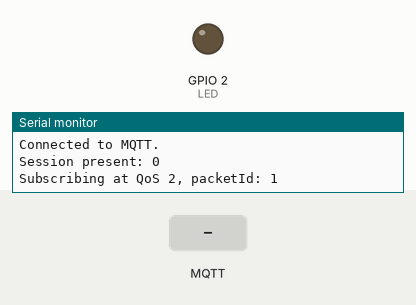
Bench run of a program on a simulated ESP32. Shown: output pins drawn as LEDs (lit = HIGH), the last lines printed to the serial monitor. Inputs (shaded band) come from the test bench. WiFi joins after 1.5 s; servers stay silent unless stated; no MQTT or app messages arrive unless stated.

Above: at 2.4 s.
2.5 s: MQTT message "1" arrives on the first subscribed topic
At 3.7 s:
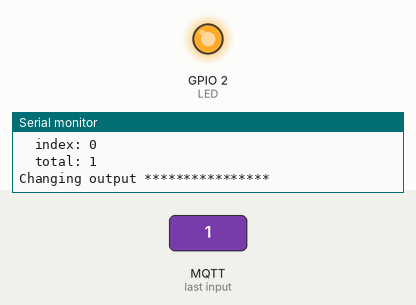
4.0 s: MQTT message "0" arrives on the first subscribed topic
At 4.9 s:
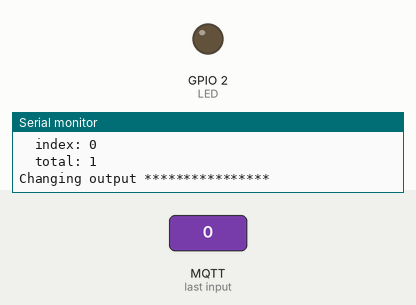
5.5 s: MQTT message "2" arrives on the first subscribed topic
At 6.0 s:
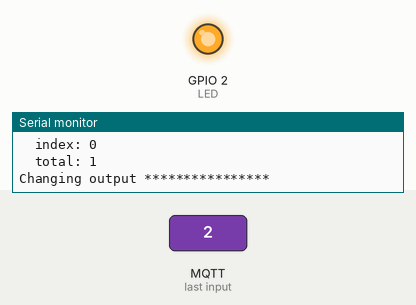
Timing chart, 0 to 8.5 s (numbered marks = the images above; inputs shaded):
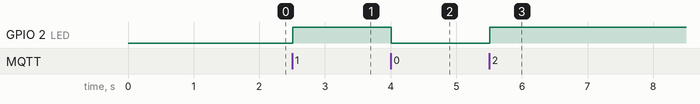

Measured:
- after the input at 2.5 s, GPIO 2 (LED): LOW → HIGH at once
- after the input at 4.0 s, GPIO 2 (LED): HIGH → LOW at once
- after the input at 5.5 s, GPIO 2 (LED): LOW → HIGH at once

The program:

main.cpp
```cpp
// (licence header left out)
#include <WiFi.h>
extern "C" {
  #include "freertos/FreeRTOS.h"
  #include "freertos/timers.h"
}
#include <AsyncMqttClient.h>


#define WIFI_SSID "TALKTALK77D706"
#define WIFI_PASSWORD "DWTJF8G9"

#define LED 2

// Raspberry Pi Mosquitto MQTT Broker
#define MQTT_HOST IPAddress(192, 168, 1, 11)
// For a cloud MQTT broker, type the domain name
//#define MQTT_HOST "example.com"
#define MQTT_PORT 1883

// Temperature MQTT Topics
#define MQTT_PUB_TEMP "esp/bme680/temperature"
#define MQTT_PUB_HUM  "esp/bme680/humidity"
#define MQTT_PUB_PRES "esp/bme680/pressure"
#define MQTT_PUB_GAS  "esp/bme680/gas"
#define MQTT_SUS_BT1  "esp/bme680/button1"

/*#define BME_SCK 14
#define BME_MISO 12
#define BME_MOSI 13
#define BME_CS 15*/


//Adafruit_BME680 bme(BME_CS); // hardware SPI
//Adafruit_BME680 bme(BME_CS, BME_MOSI, BME_MISO, BME_SCK);

// Variables to hold sensor readings
float temperature;
float humidity;
float pressure;
float gasResistance;

AsyncMqttClient mqttClient;
TimerHandle_t mqttReconnectTimer;
TimerHandle_t wifiReconnectTimer;

unsigned long previousMillis = 0;   // Stores last time temperature was published
const long interval = 10000;        // Interval at which to publish sensor readings

void getBME680Readings(){
  // Tell BME680 to begin measurement.
  temperature = 50;
  pressure = 100;
  humidity = 200;
  gasResistance = 300;
}

void connectToWifi() {
  Serial.println("Connecting to Wi-Fi...");
  WiFi.begin(WIFI_SSID, WIFI_PASSWORD);
}

void connectToMqtt() {
  Serial.println("Connecting to MQTT...");
  mqttClient.connect();
}

void WiFiEvent(WiFiEvent_t event) {
  Serial.printf("[WiFi-event] event: %d\n", event);
  switch(event) {
    case SYSTEM_EVENT_STA_GOT_IP:
      Serial.println("WiFi connected");
      Serial.println("IP address: ");
      Serial.println(WiFi.localIP());
      connectToMqtt();
      break;
    case SYSTEM_EVENT_STA_DISCONNECTED:
      Serial.println("WiFi lost connection");
      xTimerStop(mqttReconnectTimer, 0); // ensure we don't reconnect to MQTT while reconnecting to Wi-Fi
      xTimerStart(wifiReconnectTimer, 0);
      break;
  }
}

void onMqttConnect(bool sessionPresent) {
  Serial.println("Connected to MQTT.");
  Serial.print("Session present: ");
  Serial.println(sessionPresent);

  uint16_t packetIdSub = mqttClient.subscribe(MQTT_SUS_BT1, 2);
  Serial.print("Subscribing at QoS 2, packetId: ");
  Serial.println(packetIdSub);

}

void onMqttDisconnect(AsyncMqttClientDisconnectReason reason) {
  Serial.println("Disconnected from MQTT.");
  if (WiFi.isConnected()) {
    xTimerStart(mqttReconnectTimer, 0);
  }
}

void onMqttSubscribe(uint16_t packetId, uint8_t qos) {
  Serial.println("Subscribe acknowledged.");
  Serial.print("  packetId: ");
  Serial.println(packetId);
  Serial.print("  qos: ");
  Serial.println(qos);
}
void onMqttUnsubscribe(uint16_t packetId) {
  Serial.println("Unsubscribe acknowledged.");
  Serial.print("  packetId: ");
  Serial.println(packetId);
}

void onMqttPublish(uint16_t packetId) {
  Serial.print("Publish acknowledged.");
  Serial.print("  packetId: ");
  Serial.println(packetId);
}

void onMqttMessage(char* topic, char* payload, AsyncMqttClientMessageProperties properties, size_t len, size_t index, size_t total) {
  Serial.println("Publish received.");
  Serial.print("  topic: ");
  Serial.println(topic);
  Serial.print("  qos: ");
  Serial.println(properties.qos);
  Serial.print("  dup: ");
  Serial.println(properties.dup);
  Serial.print("  retain: ");
  Serial.println(properties.retain);
  Serial.print("  len: ");
  Serial.println(len);
  Serial.print("  index: ");
  Serial.println(index);
  Serial.print("  total: ");
  Serial.println(total);

  if (String(topic) == MQTT_SUS_BT1) {
    Serial.println("Changing output **************** ");
    if (digitalRead(LED)==HIGH){
      digitalWrite(LED,LOW);
    }else
    {
      digitalWrite(LED,HIGH);
    }
  }


}

void setup() {
  Serial.begin(115200);
  Serial.println();

  pinMode(LED,OUTPUT);


  mqttReconnectTimer = xTimerCreate("mqttTimer", pdMS_TO_TICKS(2000), pdFALSE, (void*)0, reinterpret_cast<TimerCallbackFunction_t>(connectToMqtt));
  wifiReconnectTimer = xTimerCreate("wifiTimer", pdMS_TO_TICKS(2000), pdFALSE, (void*)0, reinterpret_cast<TimerCallbackFunction_t>(connectToWifi));

  WiFi.onEvent(WiFiEvent);

  mqttClient.onConnect(onMqttConnect);
  mqttClient.onDisconnect(onMqttDisconnect);
  mqttClient.onSubscribe(onMqttSubscribe);
  mqttClient.onUnsubscribe(onMqttUnsubscribe);
  mqttClient.onMessage(onMqttMessage);
  mqttClient.onPublish(onMqttPublish);
  mqttClient.setServer(MQTT_HOST, MQTT_PORT);
  // If your broker requires authentication (username and password), set them below
  //mqttClient.setCredentials("REPlACE_WITH_YOUR_USER", "REPLACE_WITH_YOUR_PASSWORD");
  connectToWifi();


}

void loop() {
  unsigned long currentMillis = millis();
  // Every X number of seconds (interval = 10 seconds)
  // it publishes a new MQTT message
  if (currentMillis - previousMillis >= interval) {
    // Save the last time a new reading was published
    previousMillis = currentMillis;

    getBME680Readings();
    Serial.println();
    Serial.printf("Temperature = %.2f ºC \n", temperature);
    Serial.printf("Humidity = %.2f % \n", humidity);
    Serial.printf("Pressure = %.2f hPa \n", pressure);
    Serial.printf("Gas Resistance = %.2f KOhm \n", gasResistance);

    // Publish an MQTT message on topic esp/bme680/temperature
    uint16_t packetIdPub1 = mqttClient.publish(MQTT_PUB_TEMP, 1, true, String(temperature).c_str());
    Serial.printf("Publishing on topic %s at QoS 1, packetId: %i", MQTT_PUB_TEMP, packetIdPub1);
    Serial.printf("Message: %.2f \n", temperature);

    // Publish an MQTT message on topic esp/bme680/humidity
    uint16_t packetIdPub2 = mqttClient.publish(MQTT_PUB_HUM, 1, true, String(humidity).c_str());
    Serial.printf("Publishing on topic %s at QoS 1, packetId %i: ", MQTT_PUB_HUM, packetIdPub2);
    Serial.printf("Message: %.2f \n", humidity);

    // Publish an MQTT message on topic esp/bme680/pressure
    uint16_t packetIdPub3 = mqttClient.publish(MQTT_PUB_PRES, 1, true, String(pressure).c_str());
    Serial.printf("Publishing on topic %s at QoS 1, packetId %i: ", MQTT_PUB_PRES, packetIdPub3);
    Serial.printf("Message: %.2f \n", pressure);

    // Publish an MQTT message on topic esp/bme680/gas
    uint16_t packetIdPub4 = mqttClient.publish(MQTT_PUB_GAS, 1, true, String(gasResistance).c_str());
    Serial.printf("Publishing on topic %s at QoS 1, packetId %i: ", MQTT_PUB_GAS, packetIdPub4);
    Serial.printf("Message: %.2f \n", gasResistance);


  }
}
```
